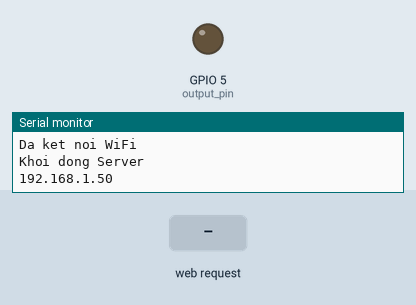
Simulated run of this sketch. Board: ESP8266 (NodeMCU). Parts: output pins drawn as LEDs (lit = HIGH), the last lines printed to the serial monitor. Inputs (shaded band) come from the test bench. WiFi joins after 1.5 s; servers stay silent unless stated.

Above: at 2.7 s.
2.8 s: HTTP request GET /on received
At 3.4 s:
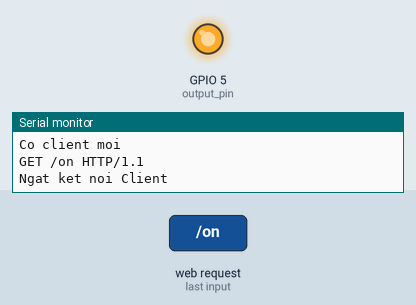
4.3 s: HTTP request GET /off received
At 5.7 s:
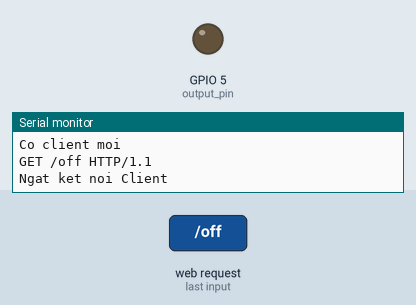
Timing chart, 0 to 7.3 s (numbered marks = the images above; inputs shaded):
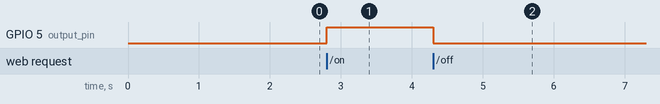

Measured:
- after the input at 2.8 s, GPIO 5 (output_pin): LOW → HIGH at once
- after the input at 4.3 s, GPIO 5 (output_pin): HIGH → LOW at once

The sketch:

GPIOpin_control_webserver.ino
```cpp
/*
control 1 GPIO pin via any same LAN with ESP8266 devices has web browser
enter the ESP8266's IP into browser and control
output GPIO5
original author: https://hocarm.org/dieu-khien-den-hoc-qua-website-voi-esp8266/
*/
#include <ESP8266WiFi.h>
const char* ssid = "TP-LINK_DECE";
const char* password = "58076439";
// Tao server
WiFiServer server(80);

// Pin
int output_pin = 5;

void setup() {

  // Khoi dong Serial
  Serial.begin(115200);
  delay(10);

  // Khai bao GPIO5
  pinMode(output_pin, OUTPUT);
  digitalWrite(output_pin, 0);

  // Ket noi toi mang WiFi
  Serial.println();
  Serial.println();
  Serial.print("Dang ket noi toi mang ");
  Serial.println(ssid);

  WiFi.begin(ssid, password);

  while (WiFi.status() != WL_CONNECTED) {
    delay(750);
    Serial.print(".");
  }
  Serial.println("");
  Serial.println("Da ket noi WiFi");
  // Khoi dong server
  server.begin();
  Serial.println("Khoi dong Server");
  // In dia chi IP
  Serial.println(WiFi.localIP());
}

void loop() {

  // Kiem tra neu co client ket noi
  WiFiClient client = server.available();
  if (!client) {
    return;
  }

  // Doi client gui data
  Serial.println("Co client moi");
  while(!client.available()){
    delay(1);
  }

  // Doc yeu cau tu client
  String req = client.readStringUntil('\r');
  Serial.println(req);
  client.flush();

  // Kiem tra yeu cau la gi
  if (req.indexOf("/on") != -1){
    digitalWrite(output_pin, 1);
  }
  else if (req.indexOf("/off") != -1) {
    digitalWrite(output_pin, 0);
  }
  client.flush();
  // Chuan bi thong tin phan hoi
  String s = "HTTP/1.1 200 OK\r\nContent-Type: text/html\r\n\r\n";
  s += "<head>";
  s += "<meta name=\"viewport\" content=\"width=device-width, initial-scale=1\">";
  s += "<script src=\"https://code.jquery.com/jquery-2.1.3.min.js\"></script>";
  s += "<link rel=\"stylesheet\" href=\"https://maxcdn.bootstrapcdn.com/bootstrap/3.3.4/css/bootstrap.min.css\">";
  s += "</head>";
  s += "<div class=\"container\">";
  s += "<h1>Dieu khien den</h1>";
  s += "<div class=\"row\">";
  s += "<div class=\"col-md-2\"><input class=\"btn btn-block btn-lg btn-primary\" type=\"button\" value=\"On\" onclick=\"on()\"></div>";
  s += "<div class=\"col-md-2\"><input class=\"btn btn-block btn-lg btn-danger\" type=\"button\" value=\"Off\" onclick=\"off()\"></div>";
  s += "</div></div>";
  s += "<script>function on() {$.get(\"/on\");}</script>";
  s += "<script>function off() {$.get(\"/off\");}</script>";

  // Gui thong tin cho client
  client.print(s);
  delay(1);
  Serial.println("Ngat ket noi Client");
}
```
